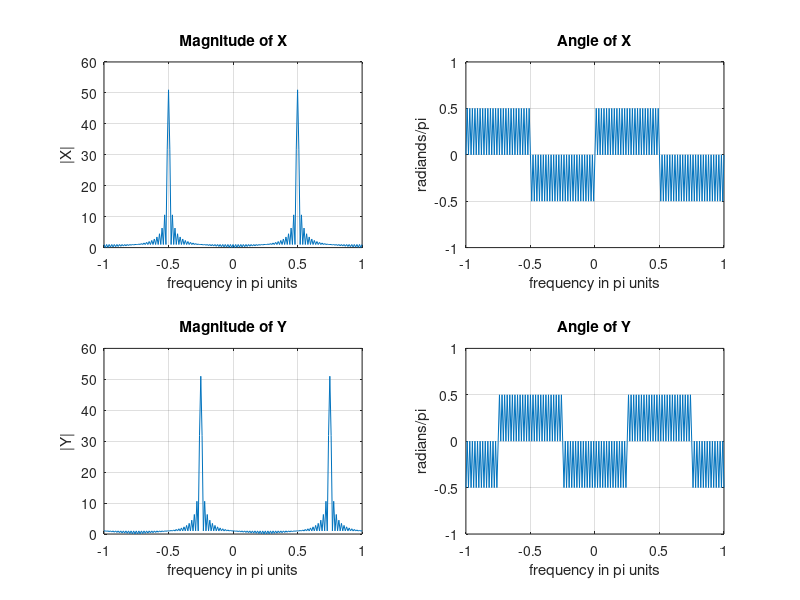

Write the MATLAB code that produced this figure.
n = 0:100; x = cos(pi*n/2);
k = -100:100; w = (pi/100)*k;        % frequency between -pi and +pi
X = x * (exp(-j*pi/100)).^(n'*k);    % DTFT of x
%
y = exp(j*pi*n/4).*x;                % signal multiplied by exp(j*pi*n/4)
Y = y * (exp(-j*pi/100)).^(n'*k);    % DTFT of y
% Graphical verification
subplot(1,1,1)
subplot(2,2,1); plot(w/pi,abs(X)); grid; axis([-1,1,0,60])
xlabel('frequency in pi units'); ylabel('|X|')
title('Magnitude of X')
subplot(2,2,2); plot(w/pi,angle(X)/pi); grid; axis([-1,1,-1,1])
xlabel('frequency in pi units'); ylabel('radiands/pi')
title('Angle of X')
subplot(2,2,3); plot(w/pi,abs(Y)); grid; axis([-1,1,0,60])
xlabel('frequency in pi units'); ylabel('|Y|')
title('Magnitude of Y')
subplot(2,2,4); plot(w/pi,angle(Y)/pi); grid; axis([-1,1,-1,1])
xlabel('frequency in pi units'); ylabel('radians/pi')
title('Angle of Y')